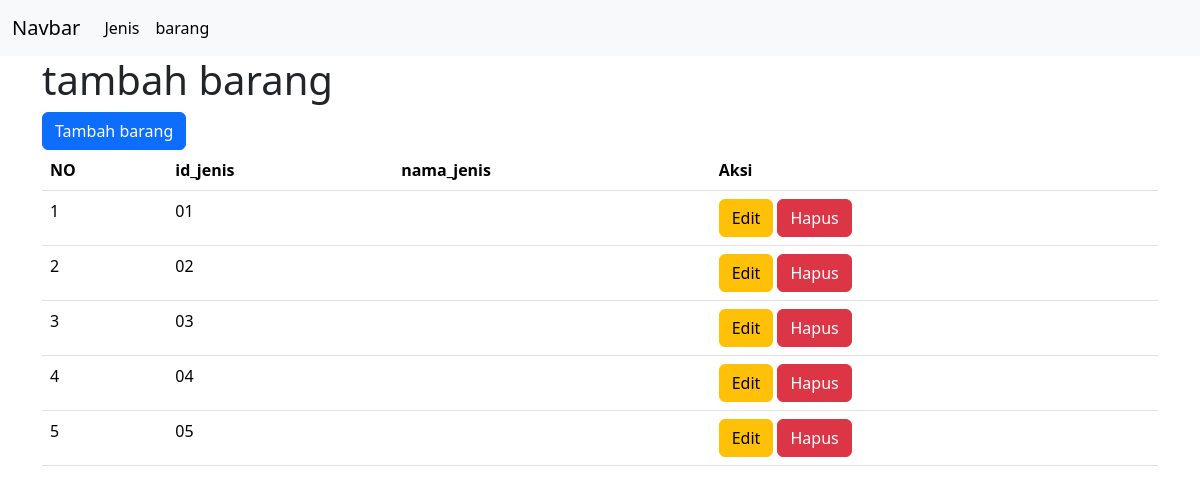
The app's page /view/jenis/index.php with its own data.
### tables this page shows
CREATE TABLE `barang` (
  `id_barang` int DEFAULT NULL,
  `nama_barang` varchar(20) DEFAULT NULL,
  `id_jenis` varchar(20) DEFAULT NULL,
  `harga` varchar(20) DEFAULT NULL,
  `stock` varchar(20) DEFAULT NULL
);

### view/jenis/index.php (the view, shortened to what this page needs)
<!DOCTYPE html>
<html lang="en">
<head>
    <link rel="stylesheet" href="https://cdn.jsdelivr.net/npm/bootstrap@5.3.3/dist/css/bootstrap.min.css">
</head>
<body>
<nav class="navbar navbar-expand-lg bg-body-tertiary">
  <div class="container-fluid">
    <a class="navbar-brand" href="#">Navbar</a>
    <div class="collapse navbar-collapse" id="navbarSupportedContent">
      <ul class="navbar-nav me-auto mb-2 mb-lg-0">
        <li class="nav-item">
          <a class="nav-link active" aria-current="page" href="">Jenis</a>
        </li>
        <li class="nav-item">
          <a class="nav-link active" href="../barang/index.php">barang</a>
        </li>
      </ul>
    </div>
  </div>
</nav>
<div class="container">
  <h1>tambah barang</h1>
  <a href="view_tambah.php" class="btn btn-primary">Tambah barang</a>
<table class="table">
  <thead>
    <tr>
      <th scope="col">NO</th>
      <th scope="col">id_jenis</th>
      <th scope="col">nama_jenis</th>
      <th>Aksi</th>
    </tr>
  </thead>
  <tbody>
  <?php
                include "../../config/koneksi.php";
                $query = mysqli_query($conn, "SELECT * FROM barang");
                $no = 1;
                if (mysqli_num_rows($query) ) {
                    while ($result = mysqli_fetch_assoc($query)) {
                        ?>
                        <tr>
                            <td><?php echo $no; ?></td>
                            <td><?php echo $result['id_jenis']; ?></td>
                            <td><?php echo $result['nama_jenis']; ?></td>
                          <td>
                            <a href="view_edit.php?id=<?php echo $result['id_jenis'] ?>" class="btn btn-warning">Edit</a>
                            <a href="hapus.php?id=<?php echo $result['id_jenis'] ?>"
                            onclick="return confirm('Kamu Yakin???')"
                            class="btn btn-danger">Hapus</a>
                            </td>
                        </tr>
                        <?php
                        $no++;
                    }
                } else {
                    echo "<tr><td colspan='7' class='text-center'>Data barang tidak ditemukan</td></tr>";
                }
                ?>
  </tbody>
</table>
</div>
</body>
</html>

### records on screen
barang: id_jenis "01"
barang: id_jenis "02"
barang: id_jenis "03"
barang: id_jenis "04"
barang: id_jenis "05"
